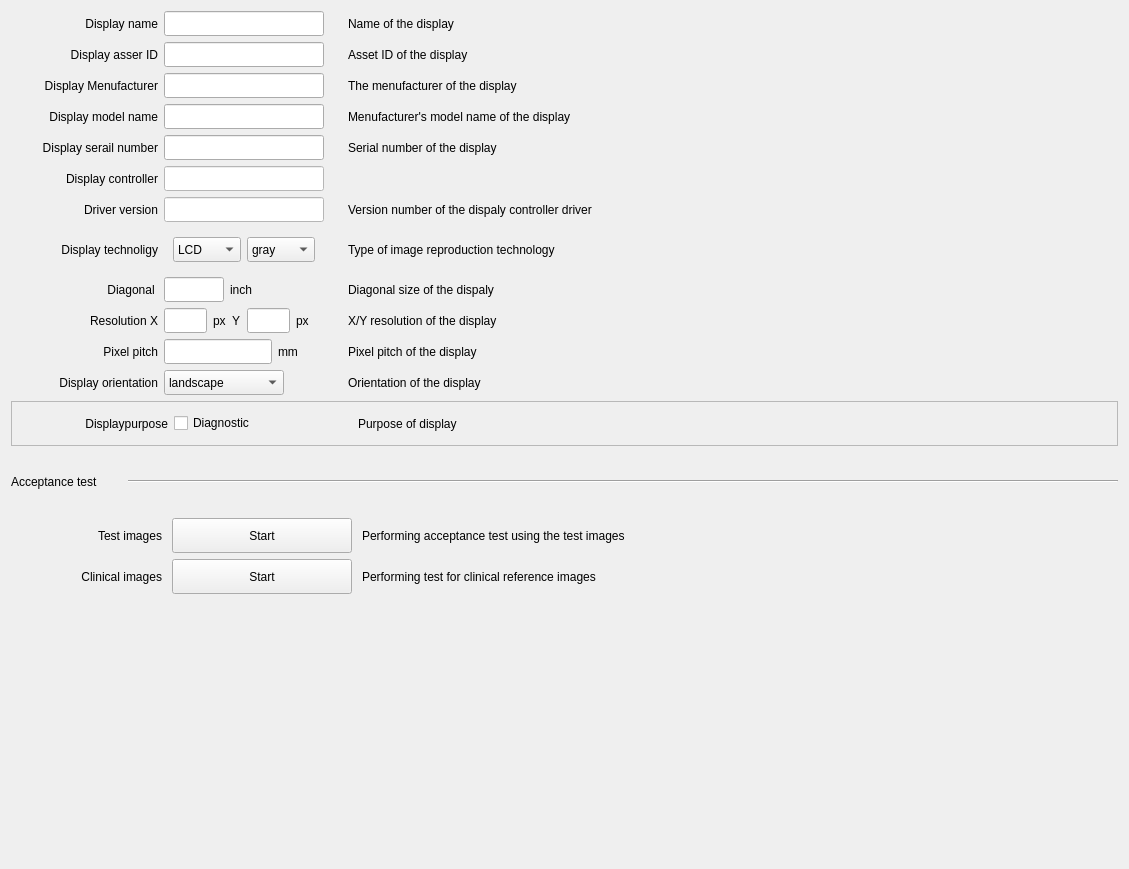
<?xml version="1.0" encoding="UTF-8"?>
<ui version="4.0">
 <class>DisplayName</class>
 <widget class="QWidget" name="DisplayName">
  <property name="geometry">
   <rect>
    <x>0</x>
    <y>0</y>
    <width>1129</width>
    <height>869</height>
   </rect>
  </property>
  <property name="windowTitle">
   <string>Form</string>
  </property>
  <layout class="QGridLayout" name="gridLayout_4">
   <item row="0" column="0">
    <layout class="QGridLayout" name="gridLayout">
     <item row="3" column="1">
      <widget class="QLineEdit" name="DisplayModelName_lineEdit">
       <property name="minimumSize">
        <size>
         <width>150</width>
         <height>25</height>
        </size>
       </property>
       <property name="maximumSize">
        <size>
         <width>160</width>
         <height>25</height>
        </size>
       </property>
       <property name="styleSheet">
        <string notr="true"/>
       </property>
      </widget>
     </item>
     <item row="2" column="0">
      <widget class="QLabel" name="label_161">
       <property name="minimumSize">
        <size>
         <width>147</width>
         <height>25</height>
        </size>
       </property>
       <property name="maximumSize">
        <size>
         <width>147</width>
         <height>16777215</height>
        </size>
       </property>
       <property name="text">
        <string>Display Menufacturer</string>
       </property>
       <property name="alignment">
        <set>Qt::AlignRight|Qt::AlignTrailing|Qt::AlignVCenter</set>
       </property>
      </widget>
     </item>
     <item row="1" column="3">
      <widget class="QLabel" name="label_160">
       <property name="text">
        <string>Asset ID of the display</string>
       </property>
      </widget>
     </item>
     <item row="5" column="0">
      <widget class="QLabel" name="label_167">
       <property name="minimumSize">
        <size>
         <width>147</width>
         <height>25</height>
        </size>
       </property>
       <property name="maximumSize">
        <size>
         <width>147</width>
         <height>16777215</height>
        </size>
       </property>
       <property name="text">
        <string>Display controller</string>
       </property>
       <property name="alignment">
        <set>Qt::AlignRight|Qt::AlignTrailing|Qt::AlignVCenter</set>
       </property>
      </widget>
     </item>
     <item row="11" column="3">
      <widget class="QLabel" name="label_185">
       <property name="minimumSize">
        <size>
         <width>750</width>
         <height>0</height>
        </size>
       </property>
       <property name="maximumSize">
        <size>
         <width>750</width>
         <height>16777215</height>
        </size>
       </property>
       <property name="text">
        <string>Orientation of the display</string>
       </property>
      </widget>
     </item>
     <item row="10" column="1">
      <layout class="QHBoxLayout" name="horizontalLayout_4">
       <item>
        <widget class="QLineEdit" name="PixelPitch_lineEdit">
         <property name="minimumSize">
          <size>
           <width>0</width>
           <height>25</height>
          </size>
         </property>
         <property name="maximumSize">
          <size>
           <width>129</width>
           <height>25</height>
          </size>
         </property>
         <property name="styleSheet">
          <string notr="true"/>
         </property>
         <property name="readOnly">
          <bool>true</bool>
         </property>
        </widget>
       </item>
       <item>
        <widget class="QLabel" name="label_182">
         <property name="maximumSize">
          <size>
           <width>21</width>
           <height>16777215</height>
          </size>
         </property>
         <property name="text">
          <string>mm</string>
         </property>
        </widget>
       </item>
       <item>
        <spacer name="horizontalSpacer_3">
         <property name="orientation">
          <enum>Qt::Horizontal</enum>
         </property>
         <property name="sizeHint" stdset="0">
          <size>
           <width>40</width>
           <height>20</height>
          </size>
         </property>
        </spacer>
       </item>
      </layout>
     </item>
     <item row="1" column="0">
      <widget class="QLabel" name="label_159">
       <property name="minimumSize">
        <size>
         <width>147</width>
         <height>25</height>
        </size>
       </property>
       <property name="maximumSize">
        <size>
         <width>147</width>
         <height>16777215</height>
        </size>
       </property>
       <property name="text">
        <string>Display asser ID</string>
       </property>
       <property name="alignment">
        <set>Qt::AlignRight|Qt::AlignTrailing|Qt::AlignVCenter</set>
       </property>
      </widget>
     </item>
     <item row="6" column="1">
      <widget class="QLineEdit" name="DriverVersion_lineEdit">
       <property name="minimumSize">
        <size>
         <width>150</width>
         <height>25</height>
        </size>
       </property>
       <property name="maximumSize">
        <size>
         <width>160</width>
         <height>25</height>
        </size>
       </property>
       <property name="styleSheet">
        <string notr="true">background-color: rgb(255, 255, 255);</string>
       </property>
      </widget>
     </item>
     <item row="1" column="1">
      <widget class="QLineEdit" name="DisplayID_lineEdit">
       <property name="minimumSize">
        <size>
         <width>150</width>
         <height>25</height>
        </size>
       </property>
       <property name="maximumSize">
        <size>
         <width>160</width>
         <height>25</height>
        </size>
       </property>
       <property name="styleSheet">
        <string notr="true"/>
       </property>
      </widget>
     </item>
     <item row="9" column="0">
      <widget class="QLabel" name="label_177">
       <property name="minimumSize">
        <size>
         <width>147</width>
         <height>25</height>
        </size>
       </property>
       <property name="maximumSize">
        <size>
         <width>147</width>
         <height>16777215</height>
        </size>
       </property>
       <property name="text">
        <string>Resolution X</string>
       </property>
       <property name="alignment">
        <set>Qt::AlignRight|Qt::AlignTrailing|Qt::AlignVCenter</set>
       </property>
      </widget>
     </item>
     <item row="0" column="3">
      <widget class="QLabel" name="label_158">
       <property name="text">
        <string>Name of the display</string>
       </property>
      </widget>
     </item>
     <item row="9" column="1">
      <layout class="QHBoxLayout" name="horizontalLayout_3">
       <item>
        <widget class="QLineEdit" name="ResolutionX_lineEdit">
         <property name="minimumSize">
          <size>
           <width>0</width>
           <height>25</height>
          </size>
         </property>
         <property name="maximumSize">
          <size>
           <width>50</width>
           <height>25</height>
          </size>
         </property>
         <property name="styleSheet">
          <string notr="true"/>
         </property>
         <property name="readOnly">
          <bool>true</bool>
         </property>
        </widget>
       </item>
       <item>
        <widget class="QLabel" name="label_178">
         <property name="maximumSize">
          <size>
           <width>41</width>
           <height>16777215</height>
          </size>
         </property>
         <property name="text">
          <string>px  Y</string>
         </property>
        </widget>
       </item>
       <item>
        <widget class="QLineEdit" name="ResolutionY_lineEdit">
         <property name="minimumSize">
          <size>
           <width>0</width>
           <height>25</height>
          </size>
         </property>
         <property name="maximumSize">
          <size>
           <width>50</width>
           <height>25</height>
          </size>
         </property>
         <property name="styleSheet">
          <string notr="true"/>
         </property>
         <property name="readOnly">
          <bool>true</bool>
         </property>
        </widget>
       </item>
       <item>
        <widget class="QLabel" name="label_179">
         <property name="maximumSize">
          <size>
           <width>21</width>
           <height>16777215</height>
          </size>
         </property>
         <property name="text">
          <string>px</string>
         </property>
        </widget>
       </item>
       <item>
        <spacer name="horizontalSpacer_2">
         <property name="orientation">
          <enum>Qt::Horizontal</enum>
         </property>
         <property name="sizeHint" stdset="0">
          <size>
           <width>40</width>
           <height>20</height>
          </size>
         </property>
        </spacer>
       </item>
      </layout>
     </item>
     <item row="11" column="1">
      <widget class="QComboBox" name="DisplayOrientation_comboBox">
       <property name="minimumSize">
        <size>
         <width>0</width>
         <height>25</height>
        </size>
       </property>
       <property name="maximumSize">
        <size>
         <width>120</width>
         <height>25</height>
        </size>
       </property>
       <item>
        <property name="text">
         <string>landscape</string>
        </property>
       </item>
       <item>
        <property name="text">
         <string>portrait</string>
        </property>
       </item>
      </widget>
     </item>
     <item row="8" column="3">
      <widget class="QLabel" name="label_176">
       <property name="text">
        <string>Diagonal size of the dispaly</string>
       </property>
      </widget>
     </item>
     <item row="7" column="0">
      <widget class="QLabel" name="label_171">
       <property name="minimumSize">
        <size>
         <width>147</width>
         <height>25</height>
        </size>
       </property>
       <property name="maximumSize">
        <size>
         <width>147</width>
         <height>16777215</height>
        </size>
       </property>
       <property name="text">
        <string>Display technoligy</string>
       </property>
       <property name="alignment">
        <set>Qt::AlignRight|Qt::AlignTrailing|Qt::AlignVCenter</set>
       </property>
      </widget>
     </item>
     <item row="2" column="3">
      <widget class="QLabel" name="label_162">
       <property name="text">
        <string>The menufacturer of the display</string>
       </property>
      </widget>
     </item>
     <item row="2" column="1">
      <widget class="QLineEdit" name="DisplayMenufacturer_lineEdit">
       <property name="minimumSize">
        <size>
         <width>150</width>
         <height>25</height>
        </size>
       </property>
       <property name="maximumSize">
        <size>
         <width>160</width>
         <height>25</height>
        </size>
       </property>
       <property name="styleSheet">
        <string notr="true"/>
       </property>
      </widget>
     </item>
     <item row="6" column="0">
      <widget class="QLabel" name="label_169">
       <property name="minimumSize">
        <size>
         <width>147</width>
         <height>25</height>
        </size>
       </property>
       <property name="maximumSize">
        <size>
         <width>147</width>
         <height>16777215</height>
        </size>
       </property>
       <property name="text">
        <string>Driver version</string>
       </property>
       <property name="alignment">
        <set>Qt::AlignRight|Qt::AlignTrailing|Qt::AlignVCenter</set>
       </property>
      </widget>
     </item>
     <item row="10" column="0">
      <widget class="QLabel" name="label_181">
       <property name="minimumSize">
        <size>
         <width>147</width>
         <height>25</height>
        </size>
       </property>
       <property name="maximumSize">
        <size>
         <width>147</width>
         <height>16777215</height>
        </size>
       </property>
       <property name="text">
        <string>Pixel pitch</string>
       </property>
       <property name="alignment">
        <set>Qt::AlignRight|Qt::AlignTrailing|Qt::AlignVCenter</set>
       </property>
      </widget>
     </item>
     <item row="4" column="3">
      <widget class="QLabel" name="label_166">
       <property name="text">
        <string>Serial number of the display</string>
       </property>
      </widget>
     </item>
     <item row="8" column="0">
      <widget class="QLabel" name="label_173">
       <property name="minimumSize">
        <size>
         <width>147</width>
         <height>25</height>
        </size>
       </property>
       <property name="maximumSize">
        <size>
         <width>147</width>
         <height>16777215</height>
        </size>
       </property>
       <property name="text">
        <string>Diagonal </string>
       </property>
       <property name="alignment">
        <set>Qt::AlignRight|Qt::AlignTrailing|Qt::AlignVCenter</set>
       </property>
      </widget>
     </item>
     <item row="4" column="1">
      <widget class="QLineEdit" name="DisplaySerialNum_lineEdit">
       <property name="minimumSize">
        <size>
         <width>150</width>
         <height>25</height>
        </size>
       </property>
       <property name="maximumSize">
        <size>
         <width>160</width>
         <height>25</height>
        </size>
       </property>
       <property name="styleSheet">
        <string notr="true"/>
       </property>
      </widget>
     </item>
     <item row="3" column="3">
      <widget class="QLabel" name="label_164">
       <property name="text">
        <string>Menufacturer's model name of the display</string>
       </property>
      </widget>
     </item>
     <item row="3" column="0">
      <widget class="QLabel" name="label_163">
       <property name="minimumSize">
        <size>
         <width>147</width>
         <height>25</height>
        </size>
       </property>
       <property name="maximumSize">
        <size>
         <width>147</width>
         <height>16777215</height>
        </size>
       </property>
       <property name="text">
        <string>Display model name</string>
       </property>
       <property name="alignment">
        <set>Qt::AlignRight|Qt::AlignTrailing|Qt::AlignVCenter</set>
       </property>
      </widget>
     </item>
     <item row="4" column="0">
      <widget class="QLabel" name="label_165">
       <property name="minimumSize">
        <size>
         <width>147</width>
         <height>25</height>
        </size>
       </property>
       <property name="maximumSize">
        <size>
         <width>147</width>
         <height>16777215</height>
        </size>
       </property>
       <property name="text">
        <string>Display serail number</string>
       </property>
       <property name="alignment">
        <set>Qt::AlignRight|Qt::AlignTrailing|Qt::AlignVCenter</set>
       </property>
      </widget>
     </item>
     <item row="0" column="1">
      <widget class="QLineEdit" name="DisplayName_lineEdit">
       <property name="minimumSize">
        <size>
         <width>150</width>
         <height>25</height>
        </size>
       </property>
       <property name="maximumSize">
        <size>
         <width>160</width>
         <height>25</height>
        </size>
       </property>
       <property name="styleSheet">
        <string notr="true"/>
       </property>
      </widget>
     </item>
     <item row="9" column="3">
      <widget class="QLabel" name="label_180">
       <property name="text">
        <string>X/Y resolution of the display</string>
       </property>
      </widget>
     </item>
     <item row="8" column="1">
      <layout class="QHBoxLayout" name="horizontalLayout_2">
       <item>
        <widget class="QLineEdit" name="DiagonalCm_lineEdit">
         <property name="minimumSize">
          <size>
           <width>0</width>
           <height>25</height>
          </size>
         </property>
         <property name="maximumSize">
          <size>
           <width>60</width>
           <height>25</height>
          </size>
         </property>
         <property name="styleSheet">
          <string notr="true"/>
         </property>
         <property name="readOnly">
          <bool>true</bool>
         </property>
        </widget>
       </item>
       <item>
        <widget class="QLabel" name="label_174">
         <property name="maximumSize">
          <size>
           <width>40</width>
           <height>16777215</height>
          </size>
         </property>
         <property name="text">
          <string>inch</string>
         </property>
        </widget>
       </item>
       <item>
        <spacer name="horizontalSpacer">
         <property name="orientation">
          <enum>Qt::Horizontal</enum>
         </property>
         <property name="sizeHint" stdset="0">
          <size>
           <width>40</width>
           <height>20</height>
          </size>
         </property>
        </spacer>
       </item>
      </layout>
     </item>
     <item row="7" column="3">
      <widget class="QLabel" name="label_172">
       <property name="text">
        <string>Type of image reproduction technology</string>
       </property>
      </widget>
     </item>
     <item row="5" column="1">
      <widget class="QLineEdit" name="DisplayController_lineEdit">
       <property name="minimumSize">
        <size>
         <width>150</width>
         <height>25</height>
        </size>
       </property>
       <property name="maximumSize">
        <size>
         <width>160</width>
         <height>25</height>
        </size>
       </property>
       <property name="styleSheet">
        <string notr="true">background-color: rgb(255, 255, 255);</string>
       </property>
      </widget>
     </item>
     <item row="7" column="4">
      <spacer name="horizontalSpacer_5">
       <property name="orientation">
        <enum>Qt::Horizontal</enum>
       </property>
       <property name="sizeHint" stdset="0">
        <size>
         <width>40</width>
         <height>20</height>
        </size>
       </property>
      </spacer>
     </item>
     <item row="10" column="3">
      <widget class="QLabel" name="label_183">
       <property name="text">
        <string>Pixel pitch of the display</string>
       </property>
      </widget>
     </item>
     <item row="6" column="3">
      <widget class="QLabel" name="label_170">
       <property name="text">
        <string>Version number of the dispaly controller driver</string>
       </property>
      </widget>
     </item>
     <item row="0" column="0">
      <widget class="QLabel" name="label_157">
       <property name="minimumSize">
        <size>
         <width>147</width>
         <height>25</height>
        </size>
       </property>
       <property name="maximumSize">
        <size>
         <width>147</width>
         <height>16777215</height>
        </size>
       </property>
       <property name="text">
        <string>Display name</string>
       </property>
       <property name="alignment">
        <set>Qt::AlignRight|Qt::AlignTrailing|Qt::AlignVCenter</set>
       </property>
      </widget>
     </item>
     <item row="11" column="0">
      <widget class="QLabel" name="label_184">
       <property name="minimumSize">
        <size>
         <width>147</width>
         <height>25</height>
        </size>
       </property>
       <property name="maximumSize">
        <size>
         <width>147</width>
         <height>16777215</height>
        </size>
       </property>
       <property name="text">
        <string>Display orientation</string>
       </property>
       <property name="alignment">
        <set>Qt::AlignRight|Qt::AlignTrailing|Qt::AlignVCenter</set>
       </property>
      </widget>
     </item>
     <item row="7" column="1">
      <widget class="QFrame" name="frame">
       <property name="sizePolicy">
        <sizepolicy hsizetype="Fixed" vsizetype="Preferred">
         <horstretch>0</horstretch>
         <verstretch>0</verstretch>
        </sizepolicy>
       </property>
       <property name="maximumSize">
        <size>
         <width>160</width>
         <height>16777215</height>
        </size>
       </property>
       <layout class="QHBoxLayout" name="horizontalLayout">
        <item>
         <widget class="QComboBox" name="DisplayType_comboBox">
          <property name="sizePolicy">
           <sizepolicy hsizetype="Fixed" vsizetype="Fixed">
            <horstretch>0</horstretch>
            <verstretch>0</verstretch>
           </sizepolicy>
          </property>
          <property name="minimumSize">
           <size>
            <width>0</width>
            <height>25</height>
           </size>
          </property>
          <property name="maximumSize">
           <size>
            <width>75</width>
            <height>25</height>
           </size>
          </property>
          <item>
           <property name="text">
            <string>LCD</string>
           </property>
          </item>
         </widget>
        </item>
        <item>
         <widget class="QComboBox" name="DisplayColor_comboBox">
          <property name="sizePolicy">
           <sizepolicy hsizetype="Fixed" vsizetype="Fixed">
            <horstretch>0</horstretch>
            <verstretch>0</verstretch>
           </sizepolicy>
          </property>
          <property name="minimumSize">
           <size>
            <width>0</width>
            <height>25</height>
           </size>
          </property>
          <property name="maximumSize">
           <size>
            <width>75</width>
            <height>25</height>
           </size>
          </property>
          <item>
           <property name="text">
            <string>gray</string>
           </property>
          </item>
          <item>
           <property name="text">
            <string>Color</string>
           </property>
          </item>
         </widget>
        </item>
       </layout>
      </widget>
     </item>
    </layout>
   </item>
   <item row="1" column="0">
    <widget class="QFrame" name="frame_2">
     <property name="frameShape">
      <enum>QFrame::StyledPanel</enum>
     </property>
     <property name="frameShadow">
      <enum>QFrame::Raised</enum>
     </property>
     <layout class="QGridLayout" name="gridLayout_3">
      <item row="0" column="0">
       <widget class="QLabel" name="label_191">
        <property name="minimumSize">
         <size>
          <width>147</width>
          <height>25</height>
         </size>
        </property>
        <property name="maximumSize">
         <size>
          <width>147</width>
          <height>16777215</height>
         </size>
        </property>
        <property name="text">
         <string>Displaypurpose</string>
        </property>
        <property name="alignment">
         <set>Qt::AlignRight|Qt::AlignTrailing|Qt::AlignVCenter</set>
        </property>
       </widget>
      </item>
      <item row="0" column="1">
       <widget class="QCheckBox" name="checkBoxDiagnostic">
        <property name="text">
         <string>Diagnostic</string>
        </property>
       </widget>
      </item>
      <item row="0" column="2">
       <spacer name="horizontalSpacer_4">
        <property name="orientation">
         <enum>Qt::Horizontal</enum>
        </property>
        <property name="sizeHint" stdset="0">
         <size>
          <width>57</width>
          <height>20</height>
         </size>
        </property>
       </spacer>
      </item>
      <item row="0" column="3">
       <widget class="QLabel" name="label_192">
        <property name="minimumSize">
         <size>
          <width>750</width>
          <height>0</height>
         </size>
        </property>
        <property name="maximumSize">
         <size>
          <width>750</width>
          <height>16777215</height>
         </size>
        </property>
        <property name="text">
         <string>Purpose of display</string>
        </property>
       </widget>
      </item>
     </layout>
    </widget>
   </item>
   <item row="2" column="0">
    <layout class="QHBoxLayout" name="horizontalLayout_77">
     <item>
      <widget class="QLabel" name="label_186">
       <property name="minimumSize">
        <size>
         <width>111</width>
         <height>60</height>
        </size>
       </property>
       <property name="maximumSize">
        <size>
         <width>111</width>
         <height>60</height>
        </size>
       </property>
       <property name="text">
        <string>Acceptance test</string>
       </property>
      </widget>
     </item>
     <item>
      <widget class="Line" name="line_14">
       <property name="orientation">
        <enum>Qt::Horizontal</enum>
       </property>
      </widget>
     </item>
    </layout>
   </item>
   <item row="3" column="0">
    <layout class="QGridLayout" name="gridLayout_2">
     <item row="0" column="0">
      <widget class="QLabel" name="label_187">
       <property name="minimumSize">
        <size>
         <width>147</width>
         <height>0</height>
        </size>
       </property>
       <property name="maximumSize">
        <size>
         <width>147</width>
         <height>16777215</height>
        </size>
       </property>
       <property name="text">
        <string>Test images</string>
       </property>
       <property name="alignment">
        <set>Qt::AlignRight|Qt::AlignTrailing|Qt::AlignVCenter</set>
       </property>
      </widget>
     </item>
     <item row="0" column="1">
      <widget class="QPushButton" name="QaAllTest">
       <property name="minimumSize">
        <size>
         <width>180</width>
         <height>35</height>
        </size>
       </property>
       <property name="maximumSize">
        <size>
         <width>175</width>
         <height>35</height>
        </size>
       </property>
       <property name="text">
        <string>Start</string>
       </property>
      </widget>
     </item>
     <item row="0" column="2">
      <widget class="QLabel" name="label_188">
       <property name="minimumSize">
        <size>
         <width>750</width>
         <height>0</height>
        </size>
       </property>
       <property name="maximumSize">
        <size>
         <width>750</width>
         <height>16777215</height>
        </size>
       </property>
       <property name="text">
        <string>Performing acceptance test using the test images</string>
       </property>
      </widget>
     </item>
     <item row="1" column="0">
      <widget class="QLabel" name="label_189">
       <property name="minimumSize">
        <size>
         <width>147</width>
         <height>0</height>
        </size>
       </property>
       <property name="maximumSize">
        <size>
         <width>147</width>
         <height>16777215</height>
        </size>
       </property>
       <property name="text">
        <string>Clinical images</string>
       </property>
       <property name="alignment">
        <set>Qt::AlignRight|Qt::AlignTrailing|Qt::AlignVCenter</set>
       </property>
      </widget>
     </item>
     <item row="1" column="1">
      <widget class="QPushButton" name="QaClinicalTest">
       <property name="minimumSize">
        <size>
         <width>0</width>
         <height>35</height>
        </size>
       </property>
       <property name="maximumSize">
        <size>
         <width>16777215</width>
         <height>35</height>
        </size>
       </property>
       <property name="text">
        <string>Start</string>
       </property>
      </widget>
     </item>
     <item row="1" column="2">
      <widget class="QLabel" name="label_190">
       <property name="minimumSize">
        <size>
         <width>750</width>
         <height>0</height>
        </size>
       </property>
       <property name="maximumSize">
        <size>
         <width>750</width>
         <height>16777215</height>
        </size>
       </property>
       <property name="text">
        <string>Performing test for clinical reference images</string>
       </property>
      </widget>
     </item>
    </layout>
   </item>
   <item row="4" column="0">
    <spacer name="verticalSpacer_4">
     <property name="orientation">
      <enum>Qt::Vertical</enum>
     </property>
     <property name="sizeHint" stdset="0">
      <size>
       <width>20</width>
       <height>146</height>
      </size>
     </property>
    </spacer>
   </item>
   <item row="5" column="1">
    <spacer name="horizontalSpacer_6">
     <property name="orientation">
      <enum>Qt::Horizontal</enum>
     </property>
     <property name="sizeHint" stdset="0">
      <size>
       <width>40</width>
       <height>20</height>
      </size>
     </property>
    </spacer>
   </item>
  </layout>
 </widget>
 <resources/>
 <connections/>
</ui>
